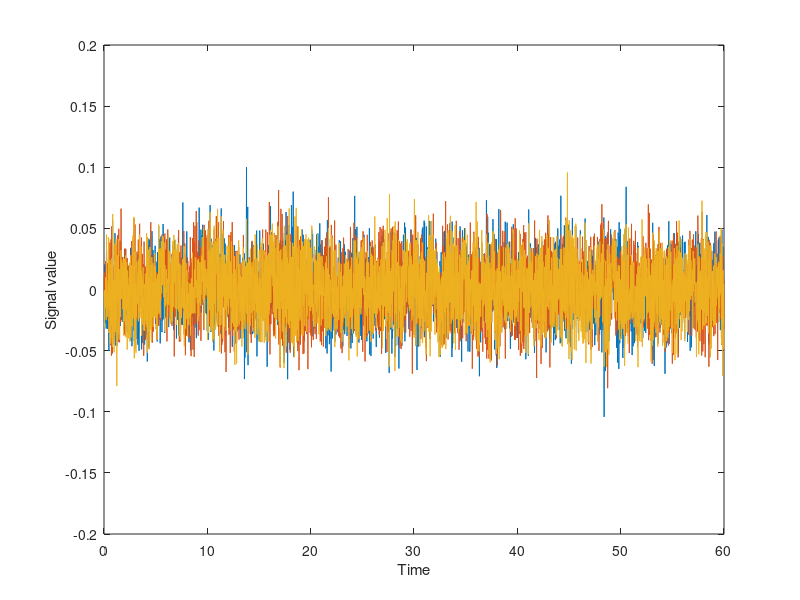

Write the MATLAB code that produced this figure. (Note: this script raises an error after producing the figure.)
%% Introduction to orthogonalization
% Spatial leakage in the beamformer results in correlations between adjacent/nearby voxels being
% introduced, that are not the result of correlations in neural activity. As an approximation, this
% can be corrected for by removing all zero-lag correlations. This does not eliminate correlations 
% in the amplitude envelope, which still provides a meaningful measure of functional connectivity.
% 
% To demonstrate orthogonalization in practice, this example illustrates the use of the low-level
% |ROInets| function |remove_source_leakage()| which implements the core orthogonalization algorithms.
%
% First, we generate a synthetic signal and plot it
Fs       = 100; %Hz
duration = 60; %s
time     = 0:1.0/Fs:duration;
nSamples = length(time);
b        = fir1(1024, 0.5);
nVoxels  = 3;
[ARfilterTerms, ARnoiseVar] = lpc(b, 7); 
% Generate data from a covariance matrix and smooth
C    = [1  -0.1 0.6
       -0.1   1 0.3
        0.6 0.3   1] * ARnoiseVar;
u    = chol(C)' * randn(nVoxels, nSamples);
data = filter(1, ARfilterTerms, u.').';
figure('Name', 'Input data', 'Color', 'w');
plot(time.', data.');
xlabel('Time')
ylabel('Signal value')
%%
% Our signal has 3 'voxels' and we will assign each to its own 'parcel'
spatialBasis = eye(3);

%% 
% Notice that the signal has correlations between channels
corr(data')

%%
% The |remove_source_leakage()| function takes in the data matrix, as well as the orthogonalization
% method. To apply symmetric orthogonalization, we can simply call:
data_orthog = ROInets.remove_source_leakage(data, 'symmetric');

%%
% Now, the channels have no static zero-lag correlation
corr(data_orthog')

%%
% However, the amplitude of the orthogonalized signals is quite different to the original signals
std(data')
std(data_orthog')

%%
% The 'closest' orthogonalization method also results in orthogonal signals, but iteratively 
% rotates and scales the basis vectors to best preserve the original signals. As a result, 
% the orthogonalized signals are still uncorrelated, but their amplitudes much better match the
% original signals
data_orthog_closest = ROInets.remove_source_leakage(data, 'closest');
corr(data_orthog_closest')
std(data_orthog_closest')

